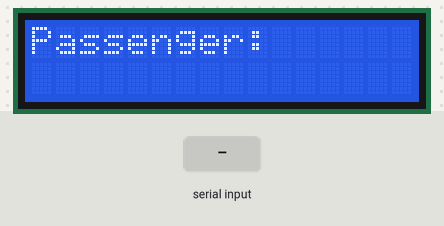
Simulated run of this sketch. Board: Arduino Uno, built with avr-gcc and run on an emulated ATmega328P. On the bench: 16×2 character LCD. The test bench sets the inputs (shaded band). What the sketch prints to the serial monitor is not drawn.

Above: at 2.6 s.
2.7 s: "1" received over Serial
At 5.3 s:
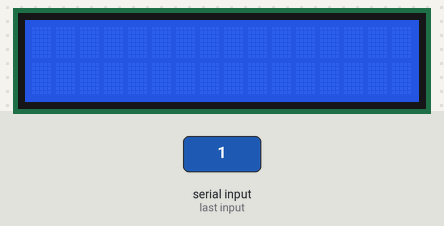
At 7.2 s:
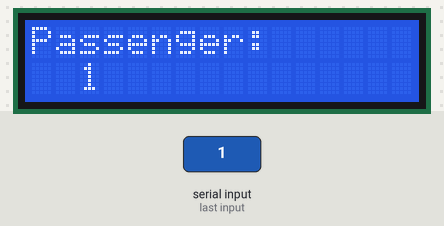
Timing chart, 0 to 8.7 s (numbered marks = the images above; inputs shaded):
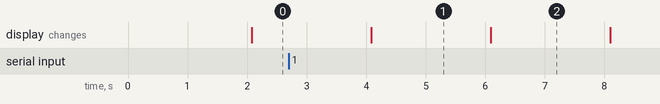

The sketch:

multi_digit_serial_com.ino
```cpp
#include <Wire.h>
#include <LiquidCrystal_I2C.h>


const byte LCDcolumns = 16;
const byte LCDrows = 2;

// 0x27 is the default address. Is your address 0x3F - if so, change  to 0x3F
LiquidCrystal_I2C lcd(0x27, LCDcolumns, LCDrows);


//Receiver Code
String incomingByte;
String incomingByte2;
String incomingByte3;

void setup() {
  Serial.begin(9600);

lcd.init();
  lcd.backlight();
  lcd.home();

}

void loop()
{
if (Serial.available() > 0 ) //then chars are in the serial buffer
{
incomingByte = (char)Serial.read();
//Serial.print("You entered1: ");
//Serial.println(incomingByte);
}
if (Serial.available() > 0 )
{

incomingByte2 = (char)Serial.read();
//Serial.print("You entered2: ");
//Serial.println(incomingByte2);
// Serial.end();
}
if (Serial.available() > 0 ) //then chars are in the serial buffer
{
incomingByte3 = (char)Serial.read();
//Serial.print("You entered1: ");
//Serial.println(incomingByte);
}
delay (2000);
String bytee=" ";
bytee = (incomingByte+incomingByte2+incomingByte3);
Serial.println(bytee);


lcd.print("Passenger: ");
//delay(2000);
lcd.setCursor(2,1);
lcd.print(bytee);
delay(2000);
lcd.clear();
}
```

Measured:
- after the input at 2.7 s, the display: first differs from a run without the input after 3.4 s (image 2)
- what the display in image 1 shows lasts 2.0 s, from 4.1 s to 6.1 s
